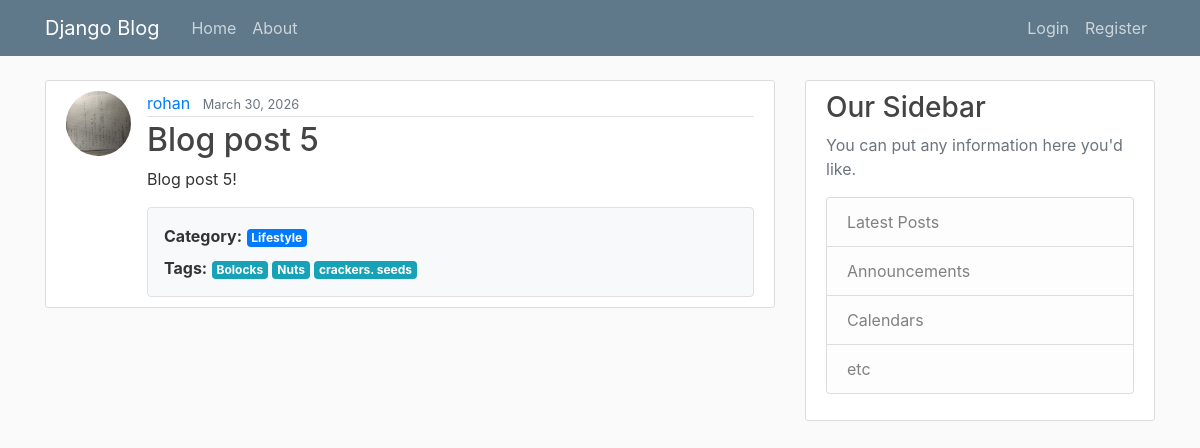
Page /post/6/ on the committed database.
### blog/models.py (models this page shows, shortened)
class Post(models.Model):
    title = models.CharField(max_length=100) # title character field attributes
    content = models.TextField() # unrestricted text
    date_posted = models.DateTimeField(default=timezone.now) # sets the date of the post, though is changeable
    author = models.ForeignKey(User, on_delete=models.CASCADE) # One-to-many relationship, one user, many posts. If a user is deleted then all posts are deleted
    category = models.ForeignKey(
        Category,
        on_delete=models.SET_NULL,
        null=True,
        blank=True,
        related_name='posts'
    )
    tags = models.ManyToManyField(
        Tag,
        blank=True,
        related_name='posts'
    )

class Category(models.Model):
    name = models.CharField(max_length=50, unique=True) # Name of the category (e.g. School)
    slug = models.SlugField(unique=True, blank=True) # (slugs ensuring that special characters in categories or tags do not break the website's URL structure) URL-friendly version of the name

class Tag(models.Model):
    name = models.CharField(max_length=30, unique=True) # Tag name entered by user
    slug = models.SlugField(unique=True, blank=True) # Clean URL version

### users/models.py (models this page shows, shortened)
class Profile(models.Model):
    user = models.OneToOneField(User, on_delete=models.CASCADE)
    image = models.ImageField(default='profile_pics/default.jpg',
                              upload_to='profile_pics')

### blog/views.py (the view)
# urls.py: path('post/<int:pk>/', PostDetailView.as_view(), name='post-detail'),
class PostDetailView(DetailView):
    model = Post

### blog/templates/blog/post_detail.html (shortened to what this page needs)
{% extends "base/base.html" %}
{% block content %}
<article class="media content-section">
    <img class="rounded-circle article-img" src="{{ object.author.profile.image.url }}">
    <div class="media-body">
        <div class="article-metadata">
            <a class="mr-2" href="#">{{ object.author }}</a>
            <small class="text-muted">{{ object.date_posted|date:"F d, Y" }}</small>
        </div>
        <h2 class="article-title">{{ object.title }}</h2>
        <p class="article-content">{{ object.content }}</p>
        <div class="border rounded p-3 mt-3 bg-light">
            <p class="mb-2">
                <strong>Category:</strong>
                {% if object.category %}
                    <span class="badge badge-primary">{{ object.category.name }}</span>
                {% else %}
                    <span class="text-muted">None</span>
                {% endif %}
            </p>
            <p class="mb-0">
                <strong>Tags:</strong>
                {% for tag in object.tags.all %}
                    <span class="badge badge-info">{{ tag.name }}</span>
                {% empty %}
                    <span class="text-muted">None</span>
                {% endfor %}
            </p>
        </div>
    </div>
</article>
{% endblock content %}

### blog/static/blog/main.css (style rules this page uses)
body { background: #fafafa; color: #333333; margin-top: 5rem; }
h1, h2, h3, h4, h5, h6 { color: #444444; }
.content-section { background: #ffffff; padding: 10px 20px; border: 1px solid #dddddd; border-radius: 3px; margin-bottom: 20px; }
.article-title { color: #444444; }
.article-content { white-space: pre-line; }
.article-img { height: 65px; width: 65px; margin-right: 16px; }
.article-metadata { padding-bottom: 1px; margin-bottom: 4px; border-bottom: 1px solid #e3e3e3 }

### rows in the picture
Post: author.profile.image (picture), author "rohan", date_posted "March 30, 2026", title "Blog post 5", content "Blog post 5!", category.name "Lifestyle"
Tag: name "Bolocks"
Tag: name "Nuts"
Tag: name "crackers. seeds"
